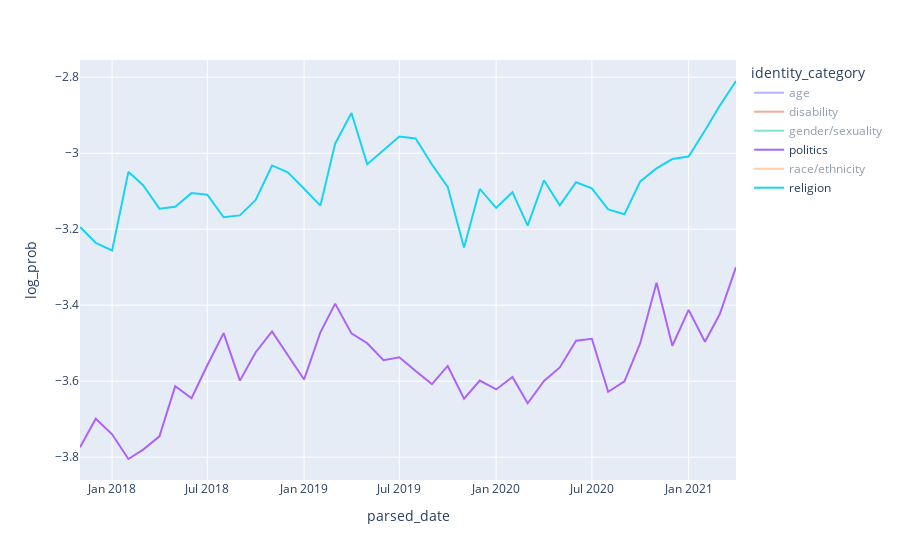

Notebook code for this chart:
### Markdown cell above
### Identity categories over time

### Code cell
# post_counts = data.groupby(pd.Grouper(key='parsed_date', freq='MS'))['content'].count()
# data['word_count'] = data.content.str.split().str.len() # already done from identity grouping

word_counts = data.groupby(pd.Grouper(key='parsed_date', freq='MS'))['word_count'].sum()
word_counts

counts_overtime = exploded.groupby([pd.Grouper(key='parsed_date', freq='MS'), 'identity_category']).size().to_frame(name='mention_count').reset_index(names=['parsed_date', 'identity_category'])
counts_overtime

counts_overtime = counts_overtime.join(word_counts, on='parsed_date').rename(columns={'content': 'word_count'})
counts_overtime

import numpy as np

counts_overtime['mention_prob'] = counts_overtime['mention_count'] / counts_overtime.word_count
counts_overtime['log_prob'] = counts_overtime['mention_prob'].map(np.log10)
counts_overtime

# Plot
import plotly.express as px

px.line(counts_overtime, x='parsed_date', y='log_prob', color='identity_category', height=400)
